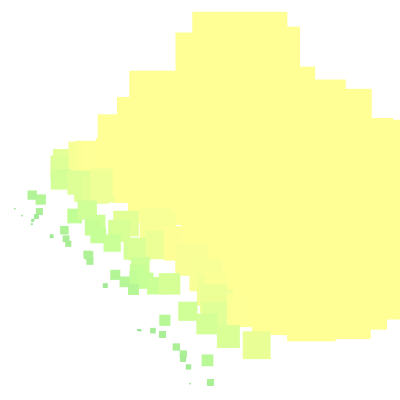
Frame 1 (no input)
Frame 60 (the mouse pressed at the canvas centre just before this capture): identical to frame 1, image omitted
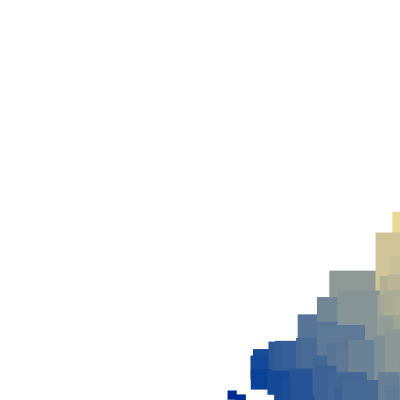
Frame 120 (the mouse held since frame 60 and released just before this capture)

The Processing sketch that drew these frames (run headless with seeded random() and noise(); from frame 60 on, the mouse is pressed at the canvas centre):

// Processing sketch: processing_135260
// ── processing_135260.pde

float xPos;
float yPos;
float speedX;
float speedY;
float[] xLocs;

RandomGrid g = new RandomGrid(200);
  
void setup () {
  size(400,400);
  noStroke();
  xPos = width / 2;
  yPos = width / 2;
  speedX = 0;
  speedY = 0;
  xLocs = g.genGrid();
}

void draw () {
  
  background(255);
  
  if (mousePressed) g.moveObj();
  
  xPos = xPos + speedX;
  yPos = yPos + speedY;
  
  g.bounce();
  g.decelerate();
  g.decorate();
  
}

class RandomGrid {
  int arrSize;
  RandomGrid(int aSize) {
    arrSize = aSize;
  }
  void decelerate () {
    speedX = speedX * 0.995;
    speedY = speedY * 0.990;
  }
  void bounce () {
    if (xPos > width - 30 || xPos <= 30) speedX = -speedX;
    if (yPos > height - 30 || yPos <= 30) speedY = -speedY;
  }
  void moveObj () {
      speedX = mouseX - pmouseX;
      speedY = mouseY - pmouseY;
  }
  void decorate () {
    for ( int i = 0; i < arrSize; i++ ) {
      fill(150 - mouseX + xLocs[i] * 1.5,225 - mouseY + xLocs[i],150);
      rect(xPos + i + xLocs[i] - width/2 , yPos + i - xLocs[i],xLocs[i]/2,xLocs[i]/2);
    }
  }
  float[] genGrid () {
    float[] xLocs = new float[arrSize];
    for (int i = 0; i < arrSize; i++) {
      xLocs[i] = random(0,height/2);
    }
    return xLocs;
  }
}
